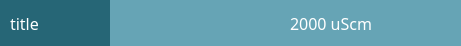
<?xml version="1.0" encoding="UTF-8"?>
<ui version="4.0">
 <class>Form</class>
 <widget class="QWidget" name="Form">
  <property name="geometry">
   <rect>
    <x>0</x>
    <y>0</y>
    <width>461</width>
    <height>46</height>
   </rect>
  </property>
  <property name="windowTitle">
   <string>Form</string>
  </property>
  <property name="styleSheet">
   <string notr="true">QLabel {
	font-family: Poppins;
	font-size: 16px;
	background-color: transparent;
}
</string>
  </property>
  <widget class="QProgressBar" name="progressBar">
   <property name="geometry">
    <rect>
     <x>0</x>
     <y>0</y>
     <width>461</width>
     <height>46</height>
    </rect>
   </property>
   <property name="styleSheet">
    <string notr="true">QProgressBar {
    border-radius: 0px;
    background-color: #66a4b5;
}

QProgressBar::chunk {
    background-color: #266676;
    border-radius: 0px;
}
</string>
   </property>
   <property name="value">
    <number>24</number>
   </property>
   <property name="textVisible">
    <bool>false</bool>
   </property>
  </widget>
  <widget class="QLabel" name="nameLbl">
   <property name="geometry">
    <rect>
     <x>10</x>
     <y>0</y>
     <width>201</width>
     <height>46</height>
    </rect>
   </property>
   <property name="styleSheet">
    <string notr="true">color: white;</string>
   </property>
   <property name="text">
    <string>title</string>
   </property>
  </widget>
  <widget class="QLabel" name="valueLbl">
   <property name="geometry">
    <rect>
     <x>290</x>
     <y>0</y>
     <width>101</width>
     <height>46</height>
    </rect>
   </property>
   <property name="styleSheet">
    <string notr="true">color: white;</string>
   </property>
   <property name="text">
    <string>2000 uScm</string>
   </property>
  </widget>
  <widget class="QLabel" name="stableLbl">
   <property name="geometry">
    <rect>
     <x>400</x>
     <y>3</y>
     <width>40</width>
     <height>40</height>
    </rect>
   </property>
   <property name="text">
    <string/>
   </property>
  </widget>
 </widget>
 <resources/>
 <connections/>
</ui>
